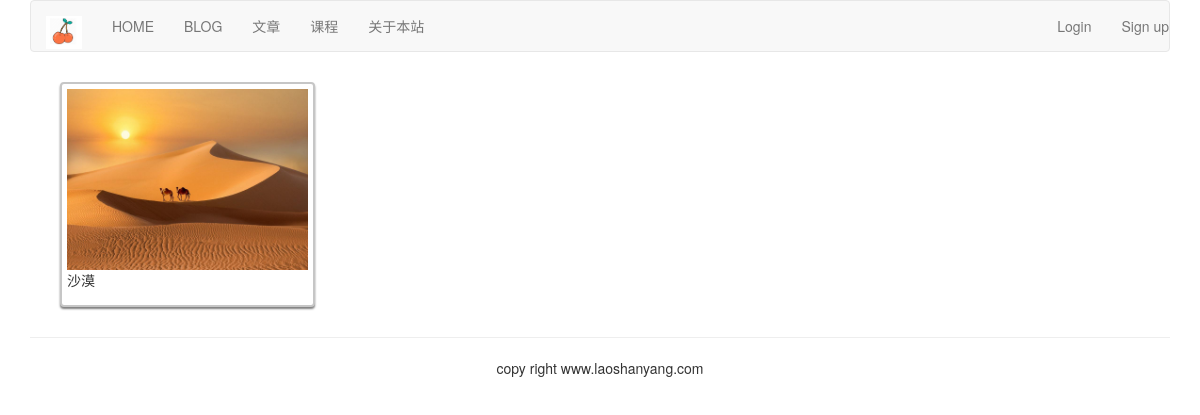
Page /image/falls_images on the earlier database version.
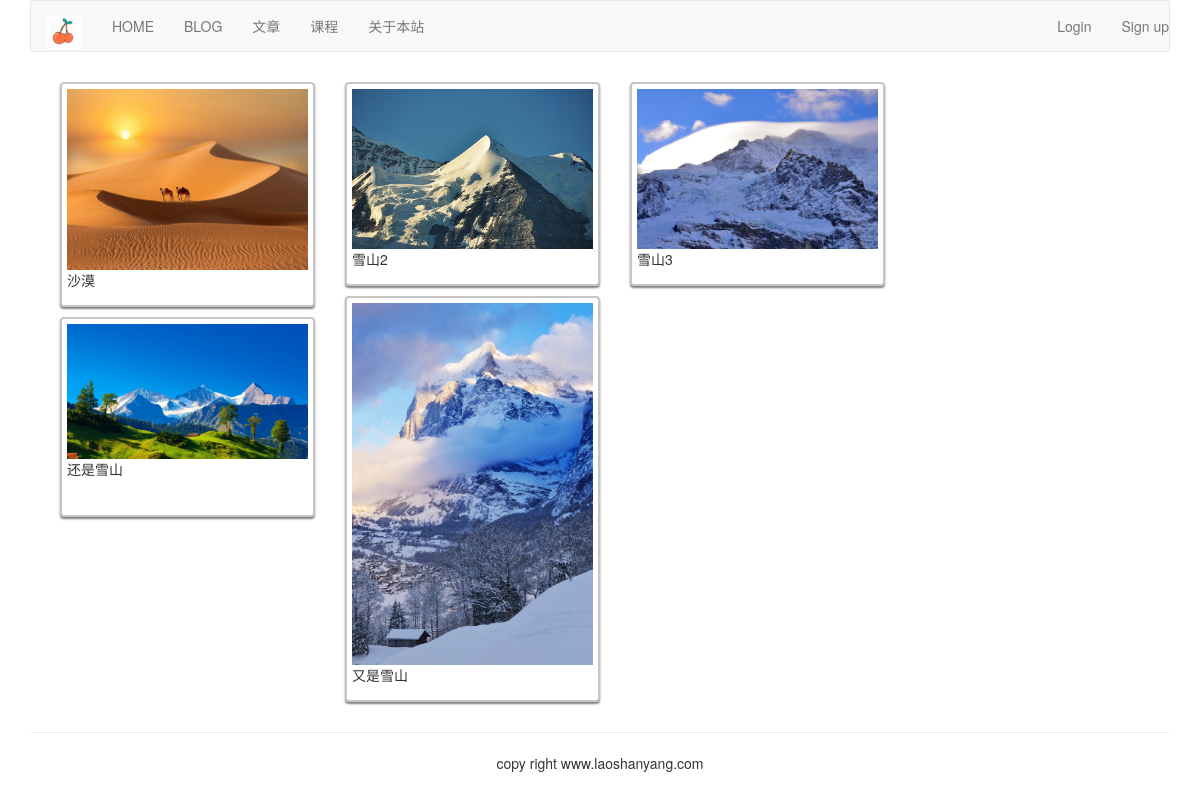
Same page on the later database version.
### image/models.py (models this page shows, shortened)
class Image(models.Model):
    user = models.ForeignKey(User, related_name='images', on_delete=models.CASCADE)
    title = models.CharField(max_length=300)
    url = models.URLField(max_length=300)
    slug = models.SlugField(max_length=300, blank=True)
    description = models.TextField()
    created = models.DateField(auto_now_add=True, db_index=True)
    image = models.ImageField(upload_to='images/%Y/%m/%d')

### image/views.py (the view)
# urls.py: path('falls_images', views.falls_images, name='falls_images'),
def falls_images(request):
    images=Image.objects.all()
    return render(request,'image/falls_images.html',{'images':images})

### templates/image/falls_images.html (shortened to what this page needs)
{% extends 'base.html' %}
{% load staticfiles %}
{% block content %}
    <div class="container">
        <link rel="stylesheet" href="{% static 'css/mansory-style.css' %}"/>
        <div id="my-gallery-container">
            {% for image in images %}
                <div class="falls_item h200" data-order="{{ image.id }}">
                    <a href="javascrit:void(0)" onclick="displayimage('{{ image.user }}','{{ image.title }}',
                            '{{ image.image.url }}','{{ image.description }}','{{ request.get_host }}')">
                        <img src="{{ image.image.url }}">
                    </a>
                    <p>{{ image.title }}</p>
                </div>
            {% endfor %}
        </div>
    </div>
{% endblock %}

### templates/base.html (shortened to what this page needs)
{% load  staticfiles %}
<!DOCTYPE html>
<html lang="zh-cn">
<head>
    <link rel="stylesheet" href="{% static '/css/bootstrap.css' %}">
</head>
<body>
{% include 'header.html' %}
<div class="container">
    {% block content %}
    {% endblock %}
</div>
{% include 'footer.html' %}
</body>
</html>

### templates/header.html (shortened to what this page needs)
{% load staticfiles %}
<div class="container">
    <nav class="navbar navbar-default" role="navigation">
        <div class="navbar-header">
            <a class="navbar-brand" href="http://www.iddiffer.com">
                <img width="36" src="{% static '/images/logo.png' %}" width="100"/>
            </a>
        </div>
        <ul class="nav navbar-nav" role="navigation">
            <li><a href="{% url 'home' %}">HOME</a></li>
            <li><a href="{% url 'blog_title' %}">BLOG</a></li>
            <li><a href="{% url 'article:list_article_titles' %}">文章</a></li>
            <li><a href="{% url 'course:course_list' %}">课程</a></li>
            <li><a href="{% url 'course:about' %}">关于本站</a></li>
        </ul>
        <ul class="nav navbar-nav navbar-right">
            {% if user.is_authenticated %}
                <li>
                    <div class="dropdown" style="margin-top:8px">
                        <button class="btn btn-default dropdown-toggle" type="button" id="dropdownMenu"
                                data-toggle="dropdown">{{ user.username }}<span class="caret"></span></button>
                        <ul class="dropdown-menu">
                            <li><a href="{% url 'password_reset_recover' %}">修改密码</a></li>
                            <li><a href="{% url 'account:my-information' %}">个人信息</a></li>
                            <li><a href="{% url 'article:article_column' %}">后台管理</a></li>
                        </ul>
                    </div>
                </li>
                <li><a href="{% url 'account:logout' %}">Logout</a></li>
            {% else %}
                <li><a href="{% url 'account:login' %}">Login</a></li>
                <li><a href="{% url 'account:register' %}">Sign up</a></li>
            {% endif %}
        </ul>
    </nav>
</div>

### templates/footer.html
<div class="container">
    <hr>
    <p class="text-center"> copy right www.laoshanyang.com</p>
</div>

### static/css/mansory-style.css (style rules this page uses)
#my-gallery-container { background-color: #ededed; }
.falls_item { border: #c6c6c6 2px solid; width: 100%; background-color: white; min-height: 100px; padding: 5px; margin: 10px 0px; box-shadow: rgba(0, 0, 0, 0.5) 0px 2px 2px; border-radius: 4px; }
.falls_item.h200 { width: 100%; min-height: 200px; }
.falls_item img { max-width: 100%; }

Differences in the rows shown:
added Image: image (picture), title "雪山2"
added Image: image (picture), title "雪山3"
added Image: image (picture), title "还是雪山"
added Image: image (picture), title "又是雪山"
